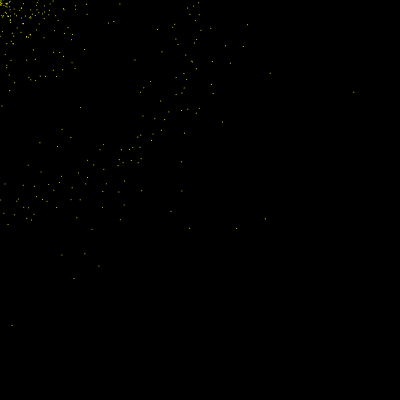
Frame 1 (no input)
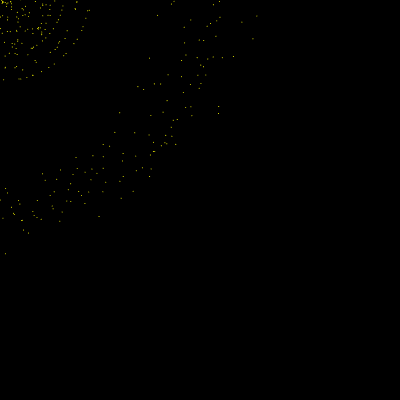
Frame 60 (no input)
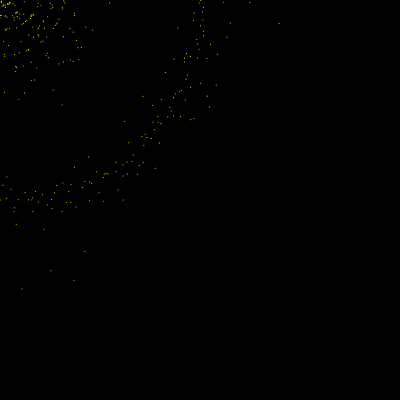
Frame 120 (the mouse pressed at the canvas centre since frame 60)

The p5.js sketch that drew these frames (run headless with seeded random() and noise() and a simulated clock; from frame 60 on, the mouse is pressed at the canvas centre):

// p5.js sketch
// ── sketch.js
let totalPts = 500
let a = totalPts + 1

function setup() {
  createCanvas(400, 400);
  stroke("yellow")
  frameRate(20)
}

function draw() {
  background(0);
  let rand = 0
  for(let i = 1;i < a;i++){
    point((100/a) * i,height/2 + random(-rand,rand))
    rand += random(-5,5)
    rotate(400)
     point((90/a) *i,-3/2 + random(-rand,rand))
  }
}
